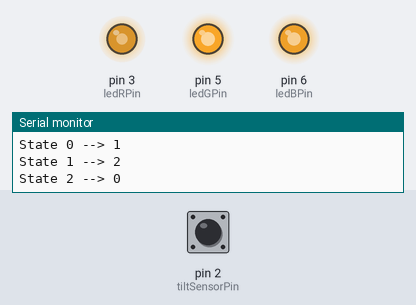
Bench run of a sketch on a simulated Arduino Uno, built with avr-gcc and run on an emulated ATmega328P. Parts: output pins drawn as LEDs (lit = HIGH), the last lines printed to the serial monitor. Inputs (shaded band) come from the test bench; at power-on: pin 2 (tiltSensorPin) HIGH. Random numbers use the default seed unless the sketch sets one.

Above: at 1.2 s.
1.3 s: pin 2 (tiltSensorPin) pulsed LOW 5 times (0.12 s each, 0.3 s apart)
At 2.5 s:
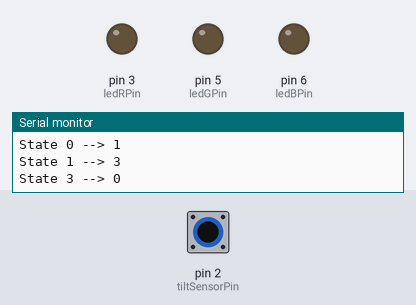
At 4.0 s:
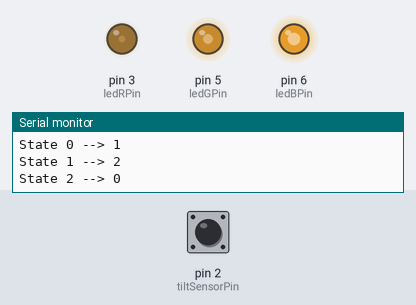
4.7 s: pin 2 (tiltSensorPin) pulsed LOW 5 times (0.12 s each, 0.3 s apart)
At 7.8 s:
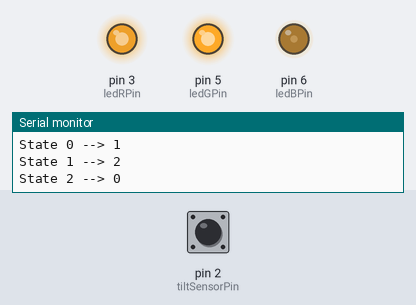
Timing chart, 0 to 9.3 s (numbered marks = the images above; inputs shaded):
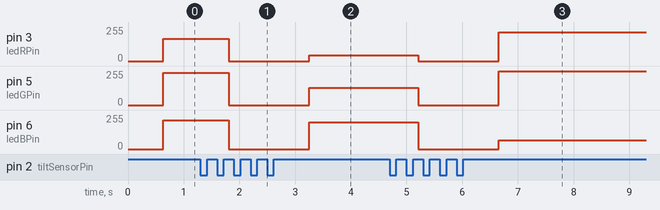

Measured:
- after the input at 1.3 s, pin 3 (ledRPin): 167/255 → 0/255 after 0.51 s, → 42/255 1.4 s later; pin 5 (ledGPin): 241/255 → 0/255 after 0.51 s, → 130/255 1.4 s later; pin 6 (ledBPin): 217/255 → 0/255 after 0.51 s, → 200/255 1.4 s later
- after the input at 4.7 s, pin 3 (ledRPin): 42/255 → 0/255 after 0.51 s, → 216/255 1.4 s later; pin 5 (ledGPin): 130/255 → 0/255 after 0.51 s, → 254/255 1.4 s later; pin 6 (ledBPin): 200/255 → 0/255 after 0.51 s, → 67/255 1.4 s later

The sketch:

tiltStatesRGBRandom.ino
```cpp
int state = 0;
long timeAction = 0;
boolean changeStatus = true;

int debounceDelay = 90;

int tiltSensorPin = 2;
const int ledRPin = 3;
const int ledGPin = 5;
const int ledBPin = 6;


bool debounce(int pin){

  bool state;
  bool previousState;

  previousState = digitalRead(pin);

  for(int counter = 0; counter < debounceDelay; counter++){

    delay(1);
    state = digitalRead(pin);

    if(state != previousState){
      counter = 0;
      previousState = state;
    }


  }

  return state;

}


void setup() {


Serial.begin(9600);
  pinMode(tiltSensorPin, INPUT);
  digitalWrite(tiltSensorPin,HIGH);

  pinMode(ledRPin,OUTPUT);
  pinMode(ledGPin,OUTPUT);
  pinMode(ledBPin,OUTPUT);

  digitalWrite(ledRPin,LOW);
  digitalWrite(ledGPin,LOW);
  digitalWrite(ledBPin,LOW);
}


void loop() {


  if(debounce(tiltSensorPin)){

    if(changeStatus){
        if(state == 1){
          state = 3;

          Serial.println("State 1 --> 3");

        }else if(state == 0){
          state = 1;
          timeAction = millis();
          Serial.println("State 0 --> 1");
        }
        changeStatus = false;
    }
  } else{
    changeStatus = true;
  }


  if((state == 1) && ((millis() - timeAction) > 500)){
    state = 2;
    Serial.println("State 1 --> 2");
  }


  if(state == 2){
     state = 0;
     Serial.println("State 2 --> 0");
     analogWrite(ledRPin,random(256));
     analogWrite(ledGPin,random(256));
     analogWrite(ledBPin,random(256));

  }else if(state == 3){
     state = 0;
     Serial.println("State 3 --> 0");
     digitalWrite(ledRPin,LOW);
     digitalWrite(ledGPin,LOW);
     digitalWrite(ledBPin,LOW);
  }


}
```
